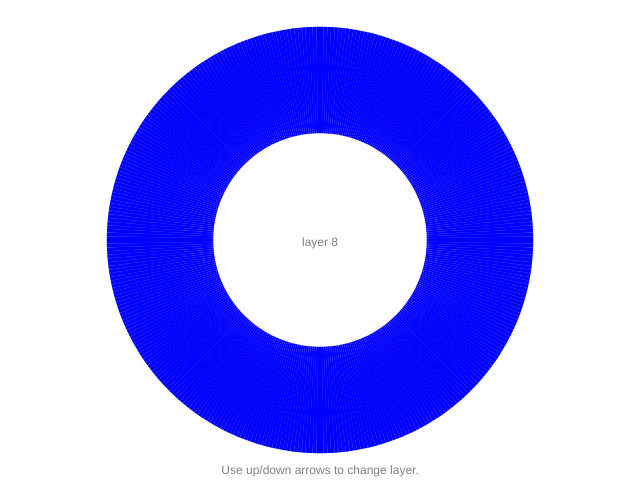
Frame 1 (no input)
Frame 60 (no input): identical to frame 1, image omitted
Frame 120 (the mouse pressed at the canvas centre since frame 60): identical to frame 1, image omitted

The p5.js sketch that drew this single still picture (run headless with seeded random() and noise() and a simulated clock; from frame 60 on, the mouse is pressed at the canvas centre):

// p5.js sketch
// ── sketch.js
var numberOfLayers = 16;
var layerToEmphasize = numberOfLayers / 2;
var zExtrema;

function setup() {
  createCanvas(640, 480);
  zExtrema = extremaZ();
}

function draw() {
  background(255);
  fill(127);
  translate(width / 2, height / 2);
  var msg = "layer " + layerToEmphasize;
  var txtSize = 12;
  textSize(txtSize);
  text(msg, -textWidth(msg) / 2, txtSize / 2);
  msg = "Use up/down arrows to change layer.";
  text(msg, -textWidth(msg) / 2, height / 2 - txtSize / 2);


  scale(1, -1);
  strokeWeight(1);

  var numStepsAroundCircle = 360;
  var dz = (zExtrema[1] - zExtrema[0]) / numberOfLayers;
  var zStart = zExtrema[0] + dz / 2;
  var dt = 2 * PI / numStepsAroundCircle;
  var drawVertex = function(t, u) {
    var r = r0(t, u);
    vertex(r * cos(t), r * sin(t));
  };
  for (var zLayer = 0; zLayer < numberOfLayers; ++zLayer) {
    var z = zStart + dz * zLayer;
    var clr = zLayer == layerToEmphasize ? color(0, 0, 255) : color(0, 0, 255, 15);
    fill(clr);
    noStroke(); //stroke(clr);
    var u1 = u(0, z);
    for (var t = 0; t <= 2 * PI - dt; t += dt) {
      var u2 = u(t + dt, z);
      beginShape();
      for (i = 0; i < u1.length; ++i) {
        drawVertex(t, u1[i]);
      }
      for (i = u2.length - 1; i >= 0; --i) {
        drawVertex(t + dt, u2[i]);
      }
      endShape(CLOSE);
      u1 = u2;
    }
  }
}

function keyPressed() {
  if (keyCode === UP_ARROW && layerToEmphasize < numberOfLayers - 1) {
    ++layerToEmphasize;
  } else if (keyCode === DOWN_ARROW && layerToEmphasize > 0) {
    --layerToEmphasize;
  }
}

function rMajor() {
  return width / 4;
}

function rMinor() {
  return width / 12;
}

function r0(t, u) {
  return rMajor() + rMinor() * cos(u);
}

function z(t, u) {
  return rMinor() * sin(u);
}

function u(t, z) {
  //return a sorted array of roots, othere should be an even number.
  //This could be generalized:
  //Fastest/best way may be to do binary search, then pass collection
  //of found roots, so that we can divide out already found roots.

  //When we can, however, we will solve for the roots explicitly 
  //until this is impossible.
  var u1 = asin(z / rMinor());
  var u2;
  if (u1 < 0) {
    u2 = u1 + 2 * PI;
    u1 = PI - u1;
  } else {
    u2 = PI - u1;
  }
  return new Array(u1, u2);
}

function extremaZ() {
  var numStepsOnT = 360;
  var numStepsOnU = 360;
  var zMax = -1e9;
  var zMin = 1e9;
  var dt = 2 * PI / numStepsOnT;
  var du = 2 * PI / numStepsOnU;
  for (var t = 0; t < 2 * PI; t += dt) {
    for (var u = 0; u < 2 * PI; u += du) {
      var zTemp = z(t, u);
      if (zTemp > zMax) {
        zMax = zTemp;
      } else if (zTemp < zMin) {
        zMin = zTemp;
      }
    }
  }
  return new Array(zMin, zMax);
}
